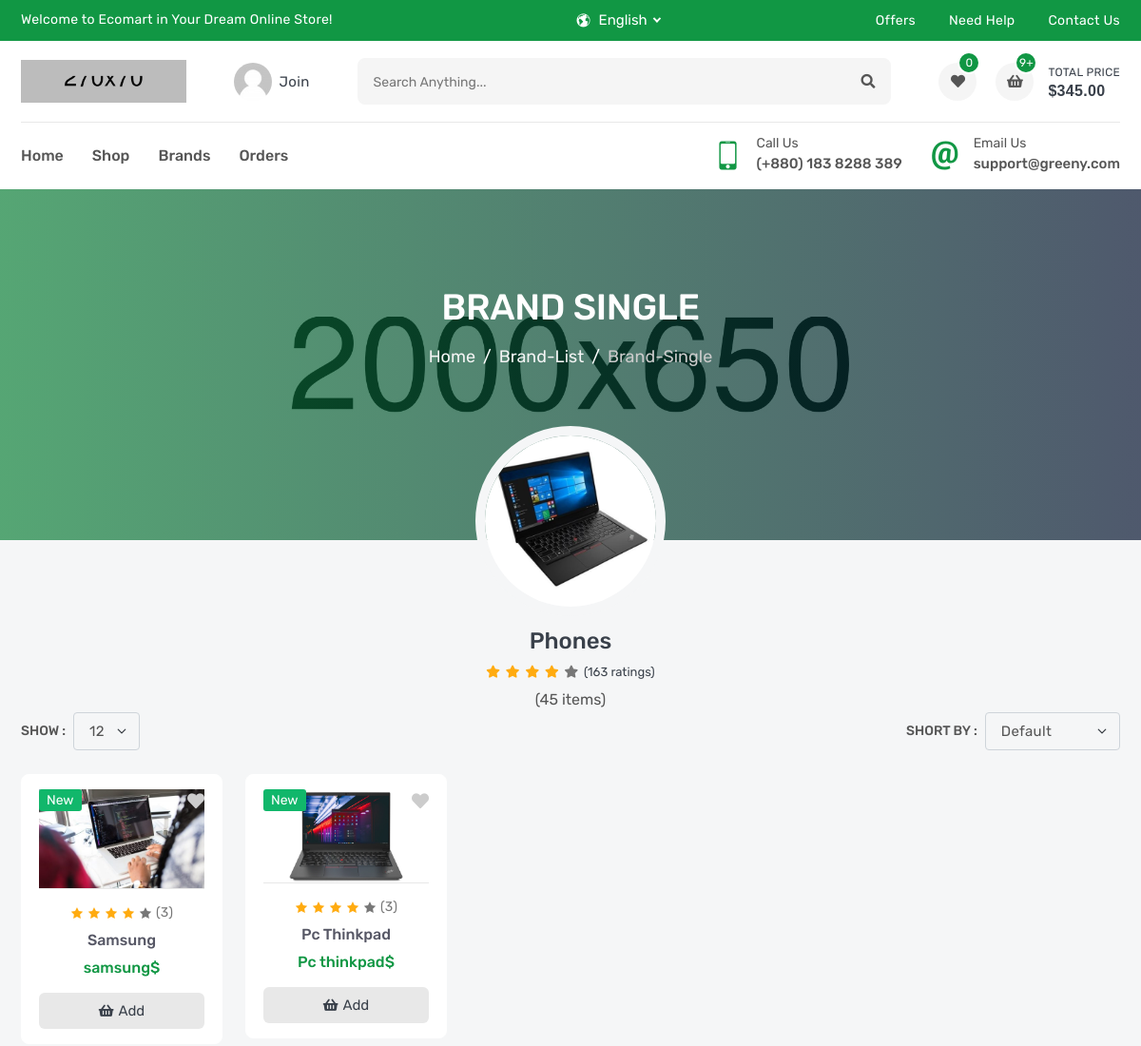
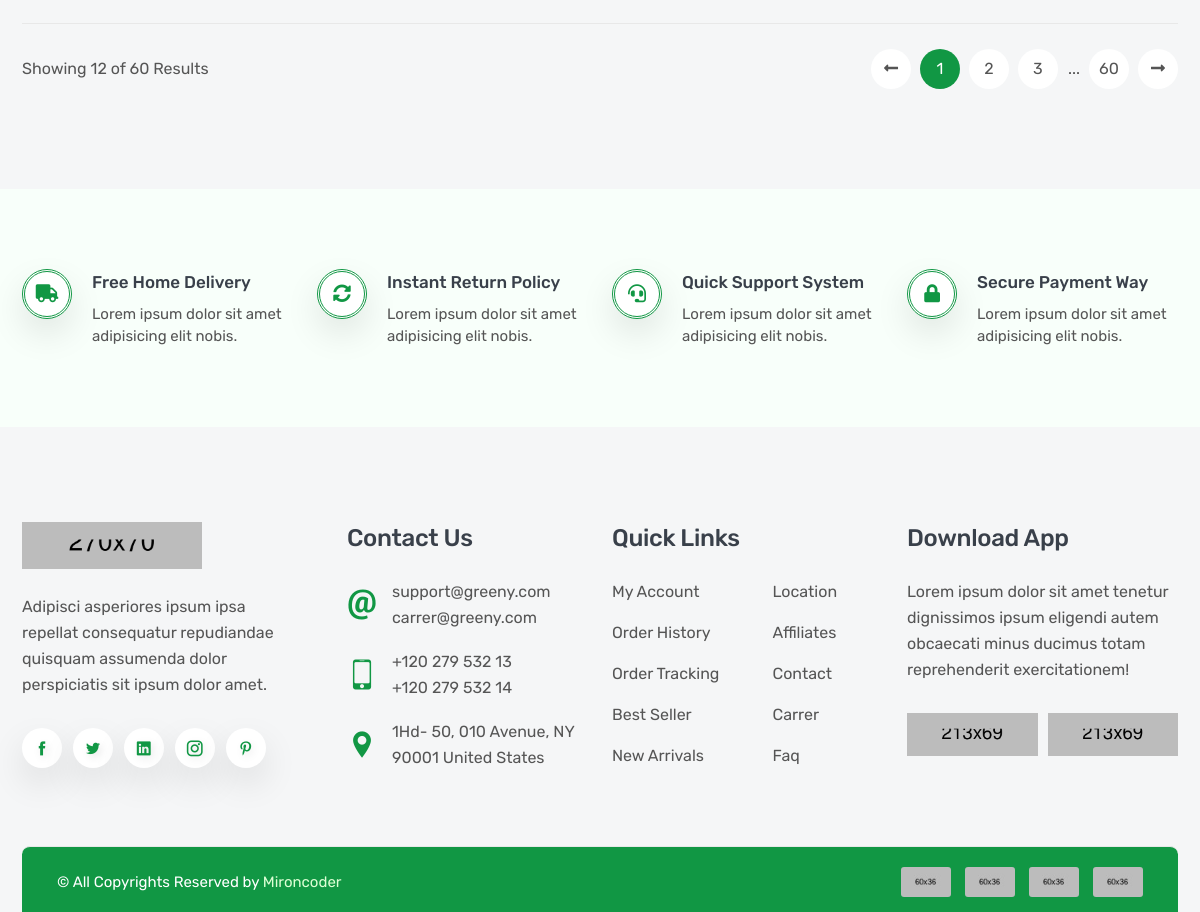
/products/brands/phones, run on the app's committed database (2 pictures, top to bottom).
### product/models.py (models this page shows, shortened)
class Brand(models.Model):
    name =models.CharField(_('name'),max_length=200)
    image = models.ImageField(_('image'),upload_to='brands')
    slug = models.SlugField(null=True , blank= True )

class Product(models.Model):
    name = models.CharField(_('name'),max_length=120)
    flag = models.CharField(_('flag'),max_length=10 , choices=FLAG_TYPES )
    image = models.ImageField(_('image'),upload_to='products')
    price = models.FloatField(_('price'))
    sku = models.CharField(_('sku'),max_length=12)
    subtitle = models.CharField(_('subtitle'),max_length=300)
    description = models.TextField(_('description'),max_length=3000)
    quantity = models.IntegerField(_('quantity'))
    brand = models.ForeignKey('Brand' ,verbose_name=_('brand') ,related_name='product_brand' , on_delete=models.SET_NULL , null= True)
    tags = TaggableManager()
    slug = models.SlugField(null=True , blank=True)

### product/views.py (the view)
# urls.py: path('brands/<slug:slug>', BrandDetail.as_view())
class BrandDetail(ListView):
	model = Product
	template_name = 'product/brand_detail.html'
	def get_queryset(self):
		brand = Brand.objects.get(slug=self.kwargs['slug'])
		return super().get_queryset().filter(brand=brand)
	def get_context_data(self , **kwargs):
		context = super().get_context_data(**kwargs)
		context['brand'] = Brand.objects.get(slug=self.kwargs['slug'])
		return context

### templates/product/brand_detail.html (shortened to what this page needs)
{% extends 'base.html' %}
{% load static %}
{% block css_file %}
    <link rel="stylesheet" href="{% static 'en/css/brand-single.css' %}">
{% endblock %}
{% block content %}
        <section class="single-banner" style="background: url(images/single-banner.jpg) no-repeat center;">
            <div class="container">
                <h2>Brand Single</h2>
                <ol class="breadcrumb">
                    <li class="breadcrumb-item"><a href="index.html">Home</a></li>
                    <li class="breadcrumb-item"><a href="brand-list.html">brand-list</a></li>
                    <li class="breadcrumb-item active" aria-current="page">brand-single</li>
                </ol>
            </div>
        </section>
        <div class="brand-single">
            <a href="#"><img src="{{ brand.image.url }}" alt="brand"></a>
            <a href="#"><h3>{{ brand.name }}</h3></a>
            <ul>
                <li class="fas fa-star active"></li>
                <li class="fas fa-star active"></li>
                <li class="fas fa-star active"></li>
                <li class="fas fa-star active"></li>
                <li class="fas fa-star"></li>
                <li class="total">(163 ratings)</li>
            </ul>
            <p>(45 items)</p>
        </div>
        <section class="inner-section shop-part">
            <div class="container">
                <div class="row">
                    <div class="col-lg-12">
                        <div class="top-filter">
                            <div class="filter-show">
                                <label class="filter-label">Show :</label>
                                <select class="form-select filter-select">
                                    <option value="1">12</option>
                                </select>
                            </div>
                            <div class="filter-short">
                                <label class="filter-label">Short by :</label>
                                <select class="form-select filter-select">
                                    <option selected>default</option>
                                </select>
                            </div>
                        </div>
                    </div>
                </div>
                <div class="row row-cols-2 row-cols-md-3 row-cols-lg-3 row-cols-xl-5">
                    {% for object in object_list %}
                        <div class="col">
                        <div class="product-card">
                            <div class="product-media">
                                <div class="product-label">
                                    <label class="label-text new">{{ object.flag }}</label>
                                </div>
                                <button class="product-wish wish">
                                    <i class="fas fa-heart"></i>
                                </button>
                                <a class="product-image" href="product-video.html">
                                    <img src="{{ object.image.url }}" alt="product">
                                </a>
                            </div>
                            <div class="product-content">
                                <div class="product-rating">
                                    <i class="active icofont-star"></i>
                                    <i class="active icofont-star"></i>
                                    <i class="active icofont-star"></i>
                                    <i class="active icofont-star"></i>
                                    <i class="icofont-star"></i>
                                    <a href="product-video.html">(3)</a>
                                </div>
                                <h6 class="product-name">
                                    <a href="product-video.html">{{ object.name }}</a>
                                </h6>
                                <h6 class="product-price">
                                    <span> {{ object.name }}$</span>
                                </h6>
                                <button class="product-add" title="Add to Cart">
                                    <i class="fas fa-shopping-basket"></i>
                                    <span>add</span>
                                </button>
                            </div>
                        </div>
                        </div>
                    {% endfor %}
                </div>
                <div class="row">
                    <div class="col-lg-12">
                        <div class="bottom-paginate">
                            <p class="page-info">Showing 12 of 60 Results</p>
                            <ul class="pagination">
                                <li class="page-item">
                                    <a class="page-link" href="#">
                                        <i class="fas fa-long-arrow-alt-left"></i>
                                    </a>
                                </li>
                                <li class="page-item"><a class="page-link active" href="#">1</a></li>
                                <li class="page-item"><a class="page-link" href="#">2</a></li>
                                <li class="page-item"><a class="page-link" href="#">3</a></li>
                                <li class="page-item">...</li>
                                <li class="page-item"><a class="page-link" href="#">60</a></li>
                                <li class="page-item">
                                    <a class="page-link" href="#">
                                        <i class="fas fa-long-arrow-alt-right"></i>
                                    </a>
                                </li>
                            </ul>
                        </div>
                    </div>
                </div>
            </div>
        </section>
       {% endblock content %}

### static/en/css/brand-single.css (style rules this page uses)
.single-banner { padding: 100px 0px 180px; }
.brand-single { position: relative; text-align: center; margin-top: -120px; z-index: 1; }
.brand-single a { display: block; }
.brand-single a img { width: 200px; height: 200px; border-radius: 50%; border: 10px solid var(--body); margin-bottom: 10px; }
.brand-single a h3 { text-transform: capitalize; margin-bottom: 3px; }
.brand-single ul { margin-bottom: 3px; }
.brand-single ul li { font-size: 13px; margin: 0px 1px; color: var(--gray); display: inline-block; }
.brand-single ul .active { color: var(--yellow); }
.brand-single ul .total { color: var(--heading); }

### data on the page
Brand: image (picture), name "Phones"
Product: flag "New", image (picture), name "Samsung", name "samsung"
Product: flag "New", image (picture), name "Pc Thinkpad", name "Pc thinkpad"
